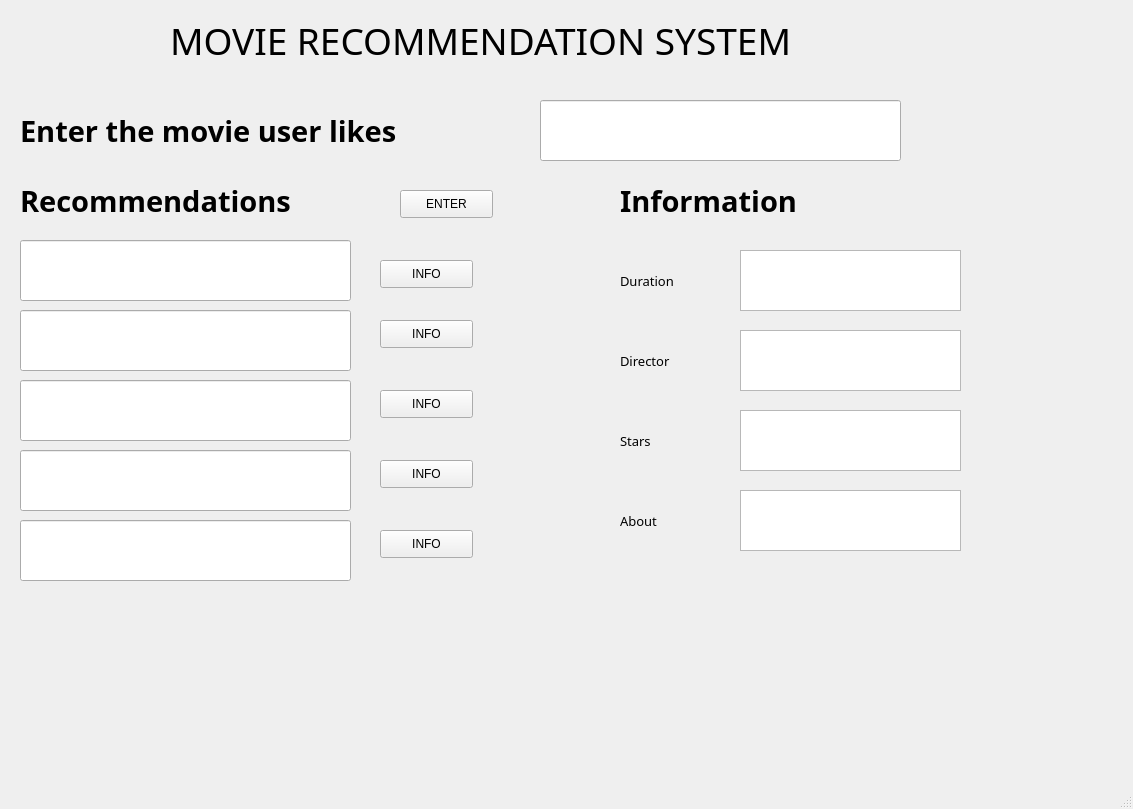
<?xml version="1.0" encoding="UTF-8"?>
<ui version="4.0">
 <class>MainWindow</class>
 <widget class="QMainWindow" name="MainWindow">
  <property name="geometry">
   <rect>
    <x>0</x>
    <y>0</y>
    <width>1133</width>
    <height>809</height>
   </rect>
  </property>
  <property name="windowTitle">
   <string>MainWindow</string>
  </property>
  <widget class="QWidget" name="centralwidget">
   <widget class="QLabel" name="label">
    <property name="geometry">
     <rect>
      <x>170</x>
      <y>-30</y>
      <width>911</width>
      <height>141</height>
     </rect>
    </property>
    <property name="font">
     <font>
      <family>Rockwell</family>
      <pointsize>28</pointsize>
     </font>
    </property>
    <property name="text">
     <string>MOVIE RECOMMENDATION SYSTEM</string>
    </property>
   </widget>
   <widget class="QLabel" name="label_2">
    <property name="geometry">
     <rect>
      <x>20</x>
      <y>100</y>
      <width>481</width>
      <height>61</height>
     </rect>
    </property>
    <property name="font">
     <font>
      <family>Rockwell</family>
      <pointsize>22</pointsize>
      <weight>75</weight>
      <bold>true</bold>
     </font>
    </property>
    <property name="text">
     <string>Enter the movie user likes</string>
    </property>
   </widget>
   <widget class="QLabel" name="label_3">
    <property name="geometry">
     <rect>
      <x>20</x>
      <y>170</y>
      <width>481</width>
      <height>61</height>
     </rect>
    </property>
    <property name="font">
     <font>
      <family>Rockwell</family>
      <pointsize>22</pointsize>
      <weight>75</weight>
      <bold>true</bold>
     </font>
    </property>
    <property name="text">
     <string>Recommendations</string>
    </property>
   </widget>
   <widget class="QLineEdit" name="lineEdit">
    <property name="geometry">
     <rect>
      <x>540</x>
      <y>100</y>
      <width>361</width>
      <height>61</height>
     </rect>
    </property>
   </widget>
   <widget class="QLineEdit" name="lineEdit_2">
    <property name="geometry">
     <rect>
      <x>20</x>
      <y>240</y>
      <width>331</width>
      <height>61</height>
     </rect>
    </property>
   </widget>
   <widget class="QLineEdit" name="lineEdit_3">
    <property name="geometry">
     <rect>
      <x>20</x>
      <y>310</y>
      <width>331</width>
      <height>61</height>
     </rect>
    </property>
   </widget>
   <widget class="QLineEdit" name="lineEdit_4">
    <property name="geometry">
     <rect>
      <x>20</x>
      <y>380</y>
      <width>331</width>
      <height>61</height>
     </rect>
    </property>
   </widget>
   <widget class="QLineEdit" name="lineEdit_5">
    <property name="geometry">
     <rect>
      <x>20</x>
      <y>450</y>
      <width>331</width>
      <height>61</height>
     </rect>
    </property>
   </widget>
   <widget class="QLineEdit" name="lineEdit_6">
    <property name="geometry">
     <rect>
      <x>20</x>
      <y>520</y>
      <width>331</width>
      <height>61</height>
     </rect>
    </property>
   </widget>
   <widget class="QPushButton" name="pushButton">
    <property name="geometry">
     <rect>
      <x>380</x>
      <y>260</y>
      <width>93</width>
      <height>28</height>
     </rect>
    </property>
    <property name="text">
     <string>INFO</string>
    </property>
   </widget>
   <widget class="QPushButton" name="pushButton_2">
    <property name="geometry">
     <rect>
      <x>380</x>
      <y>320</y>
      <width>93</width>
      <height>28</height>
     </rect>
    </property>
    <property name="text">
     <string>INFO</string>
    </property>
   </widget>
   <widget class="QPushButton" name="pushButton_3">
    <property name="geometry">
     <rect>
      <x>380</x>
      <y>390</y>
      <width>93</width>
      <height>28</height>
     </rect>
    </property>
    <property name="text">
     <string>INFO</string>
    </property>
   </widget>
   <widget class="QPushButton" name="pushButton_4">
    <property name="geometry">
     <rect>
      <x>380</x>
      <y>460</y>
      <width>93</width>
      <height>28</height>
     </rect>
    </property>
    <property name="text">
     <string>INFO</string>
    </property>
   </widget>
   <widget class="QPushButton" name="pushButton_5">
    <property name="geometry">
     <rect>
      <x>380</x>
      <y>530</y>
      <width>93</width>
      <height>28</height>
     </rect>
    </property>
    <property name="text">
     <string>INFO</string>
    </property>
   </widget>
   <widget class="QLabel" name="label_4">
    <property name="geometry">
     <rect>
      <x>620</x>
      <y>170</y>
      <width>481</width>
      <height>61</height>
     </rect>
    </property>
    <property name="font">
     <font>
      <family>Rockwell</family>
      <pointsize>22</pointsize>
      <weight>75</weight>
      <bold>true</bold>
     </font>
    </property>
    <property name="text">
     <string>Information</string>
    </property>
   </widget>
   <widget class="QTextEdit" name="textEdit">
    <property name="geometry">
     <rect>
      <x>740</x>
      <y>250</y>
      <width>221</width>
      <height>61</height>
     </rect>
    </property>
   </widget>
   <widget class="QTextEdit" name="textEdit_2">
    <property name="geometry">
     <rect>
      <x>740</x>
      <y>330</y>
      <width>221</width>
      <height>61</height>
     </rect>
    </property>
   </widget>
   <widget class="QTextEdit" name="textEdit_3">
    <property name="geometry">
     <rect>
      <x>740</x>
      <y>410</y>
      <width>221</width>
      <height>61</height>
     </rect>
    </property>
   </widget>
   <widget class="QTextEdit" name="textEdit_4">
    <property name="geometry">
     <rect>
      <x>740</x>
      <y>490</y>
      <width>221</width>
      <height>61</height>
     </rect>
    </property>
   </widget>
   <widget class="QLabel" name="label_5">
    <property name="geometry">
     <rect>
      <x>620</x>
      <y>250</y>
      <width>171</width>
      <height>61</height>
     </rect>
    </property>
    <property name="font">
     <font>
      <family>Rockwell</family>
      <pointsize>10</pointsize>
     </font>
    </property>
    <property name="text">
     <string>Duration</string>
    </property>
   </widget>
   <widget class="QLabel" name="label_6">
    <property name="geometry">
     <rect>
      <x>620</x>
      <y>330</y>
      <width>171</width>
      <height>61</height>
     </rect>
    </property>
    <property name="font">
     <font>
      <family>Rockwell</family>
      <pointsize>10</pointsize>
     </font>
    </property>
    <property name="text">
     <string>Director</string>
    </property>
   </widget>
   <widget class="QLabel" name="label_7">
    <property name="geometry">
     <rect>
      <x>620</x>
      <y>410</y>
      <width>171</width>
      <height>61</height>
     </rect>
    </property>
    <property name="font">
     <font>
      <family>Rockwell</family>
      <pointsize>10</pointsize>
     </font>
    </property>
    <property name="text">
     <string>Stars</string>
    </property>
   </widget>
   <widget class="QLabel" name="label_8">
    <property name="geometry">
     <rect>
      <x>620</x>
      <y>490</y>
      <width>171</width>
      <height>61</height>
     </rect>
    </property>
    <property name="font">
     <font>
      <family>Rockwell</family>
      <pointsize>10</pointsize>
     </font>
    </property>
    <property name="text">
     <string>About</string>
    </property>
   </widget>
   <widget class="QPushButton" name="pushButton_6">
    <property name="geometry">
     <rect>
      <x>400</x>
      <y>190</y>
      <width>93</width>
      <height>28</height>
     </rect>
    </property>
    <property name="text">
     <string>ENTER</string>
    </property>
   </widget>
  </widget>
  <widget class="QMenuBar" name="menubar">
   <property name="geometry">
    <rect>
     <x>0</x>
     <y>0</y>
     <width>1133</width>
     <height>26</height>
    </rect>
   </property>
  </widget>
  <widget class="QStatusBar" name="statusbar"/>
 </widget>
 <resources>
  <include location="D:/pyqt/Lib/site-packages/PyQt5/new1.qrc"/>
 </resources>
 <connections/>
</ui>
